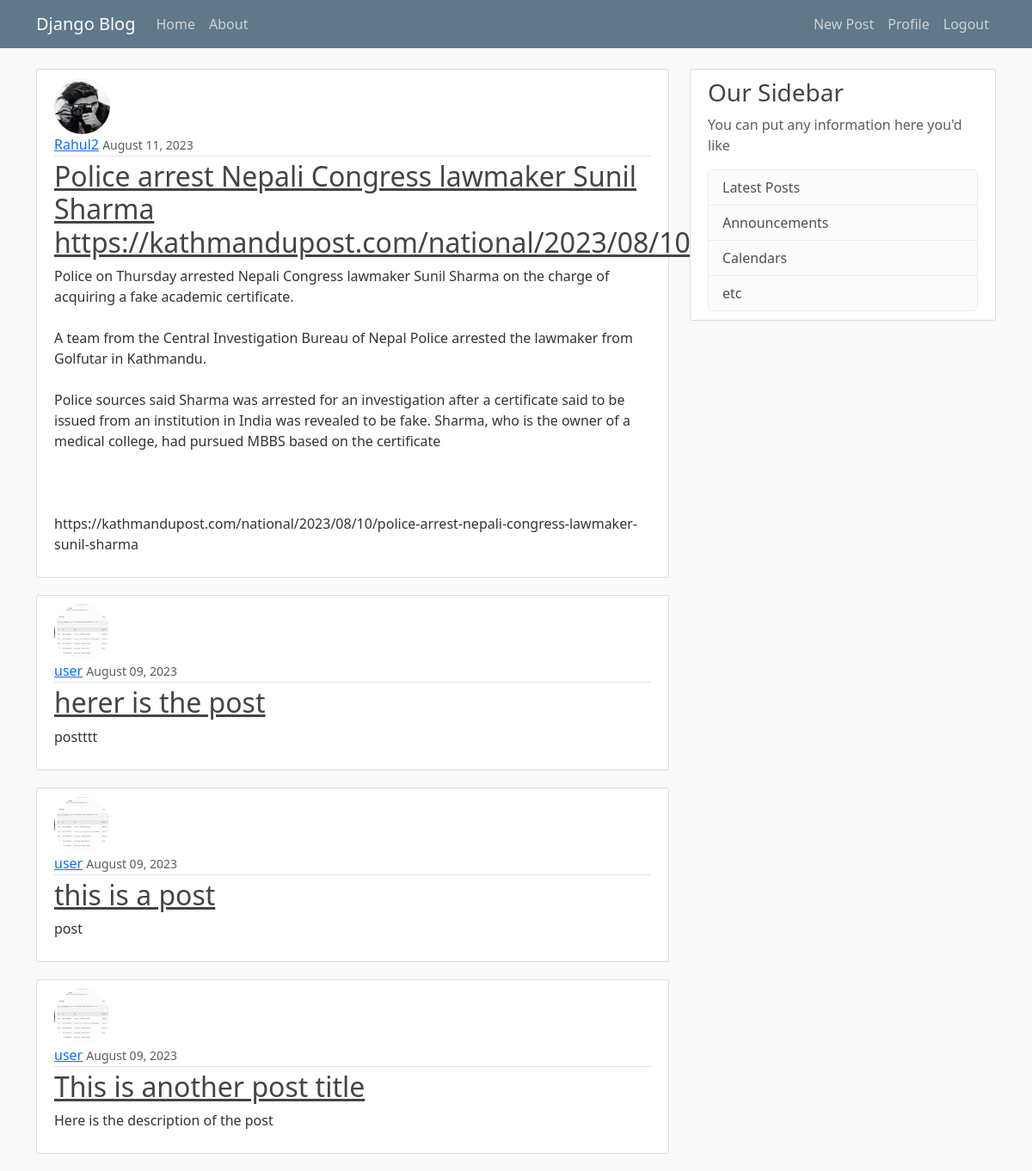
Screenshot of / (signed in) with the database file from the repository.
### blog/models.py (models this page shows, shortened)
class Post(models.Model):
    title = models.CharField(max_length=100)
    content = models.TextField()
    date_posted = models.DateTimeField(default=timezone.now)
    author = models.ForeignKey(User, on_delete=models.CASCADE)

### users/models.py (models this page shows, shortened)
class Profile(models.Model):
    user = models.OneToOneField(User, on_delete=models.CASCADE)
    image = models.ImageField(default='default.jpg', upload_to='profile_pics')

### blog/views.py (the view)
# urls.py: path('', PostListView.as_view(), name='blog-home'),
class PostListView(ListView):
    model = Post
    template_name = 'blog/home.html'
    context_object_name = 'posts'
    ordering = ['-date_posted']
    paginate_by = 4

### blog/templates/blog/home.html
{% extends "blog/base.html" %}
{% block content %}
    {% for post in posts %}
    <article class="media content-section">
        <div class="media-body">
          <img class="rounded-circle article-img" src="{{post.author.profile.image.url}}" alt="">
          <div class="article-metadata">
            <a class="mr-2" href="#">{{ post.author }}</a>
            <small class="text-muted">{{ post.date_posted|date:"F d, Y" }}</small>
          </div>
          <h2><a class="article-title" href="#">{{ post.title }}</a></h2>
          <p class="article-content">{{ post.content }}</p>
        </div>
      </article>
    {% endfor%}
{% endblock content %}

### blog/static/blog/main.css (style rules this page uses)
body { background: #fafafa; color: #333333; margin-top: 5rem; }
h1, h2, h3, h4, h5, h6 { color: #444444; }
.content-section { background: #ffffff; padding: 10px 20px; border: 1px solid #dddddd; border-radius: 3px; margin-bottom: 20px; }
.article-title { color: #444444; }
.article-content { white-space: pre-line; }
.article-img { height: 65px; width: 65px; margin-right: 16px; }
.article-metadata { padding-bottom: 1px; margin-bottom: 4px; border-bottom: 1px solid #e3e3e3 }

### rows the page displays
Post: author.profile.image (picture), author "Rahul2", date_posted "August 11, 2023", title "Police arrest Nepali Congress lawmaker Sunil Sharma https://kathmandupost.com/national/2023/08/10/p", content "Police on Thursday arrested Nepali Congress lawmaker Sunil Sharma on the charge of acquiring a fake academic certificate. A team from the Central Investigation Bureau of Nepal Police arrested the lawmaker from Golfutar in Kathmandu. Police sources said Sharma was arrested for an investigation after a certificate said to be issued from an institution in India was revealed to be fake. Sharma, who is the owner of a medical college, had pursued MBBS based on the certificate https://kathmandupost.com/national/2023/08/10/police-arrest-nepali-congress-lawmaker-sunil-sharma"
Post: author.profile.image (picture), author "user", date_posted "August 09, 2023", title "herer is the post", content "postttt"
Post: author.profile.image (picture), author "user", date_posted "August 09, 2023", title "this is a post", content "post"
Post: author.profile.image (picture), author "user", date_posted "August 09, 2023", title "This is another post title", content "Here is the description of the post"
